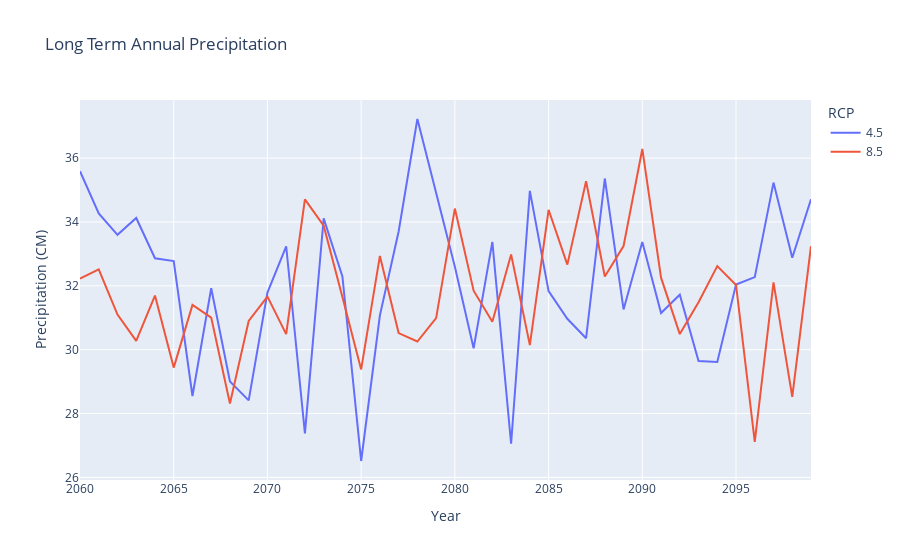

Notebook source saved alongside this figure:
### Code cell
#plot Annual Precipitation
# set temp df for plot
plot_df = df[df['TimePeriod'] == 'LT']
# find mean temp of all collection site per year
plot_df = plot_df.groupby(['year', 'RCP'])['PPT_Annual'].mean().reset_index()
#plotly plot
fig = px.line(plot_df,
              x='year',
              y='PPT_Annual',
              color= 'RCP',
              title='Long Term Annual Precipitation',
              labels={
                     "year": "Year",
                     "PPT_Annual": "Precipitation (CM)"
                 }
              )
#remove hist from legend
for trace in fig.data:
    if trace.name == 'historical':
        trace.showlegend = False
#print fig
fig.show()

### Figure 1 — Plotly figure (JSON) as saved in the notebook; plotly's stock layout.template omitted (floating-point values rounded to 4 significant figures)
{"data": [{"hovertemplate": "RCP=4.5<br>Year=%{x}<br>Precipitation (CM)=%{y}<extra></extra>", "legendgroup": "4.5", "line": {"color": "#636efa", "dash": "solid"}, "marker": {"symbol": "circle"}, "mode": "lines", "name": "4.5", "orientation": "v", "showlegend": true, "type": "scatter", "x": [2060, 2061, 2062, 2063, 2064, 2065, 2066, 2067, 2068, 2069, 2070, 2071, 2072, 2073, 2074, 2075, 2076, 2077, 2078, 2079, 2080, 2081, 2082, 2083, 2084, 2085, 2086, 2087, 2088, 2089, 2090, 2091, 2092, 2093, 2094, 2095, 2096, 2097, 2098, 2099], "xaxis": "x", "y": [35.59, 34.27, 33.6, 34.12, 32.86, 32.77, 28.55, 31.92, 29.0, 28.41, 31.79, 33.24, 27.38, 34.11, 32.29, 26.51, 31.08, 33.7, 37.22, 34.94, 32.59, 30.05, 33.38, 27.05, 34.98, 31.83, 30.97, 30.36, 35.36, 31.26, 33.37, 31.15, 31.72, 29.65, 29.61, 32.04, 32.27, 35.23, 32.88, 34.71], "yaxis": "y"}, {"hovertemplate": "RCP=8.5<br>Year=%{x}<br>Precipitation (CM)=%{y}<extra></extra>", "legendgroup": "8.5", "line": {"color": "#EF553B", "dash": "solid"}, "marker": {"symbol": "circle"}, "mode": "lines", "name": "8.5", "orientation": "v", "showlegend": true, "type": "scatter", "x": [2060, 2061, 2062, 2063, 2064, 2065, 2066, 2067, 2068, 2069, 2070, 2071, 2072, 2073, 2074, 2075, 2076, 2077, 2078, 2079, 2080, 2081, 2082, 2083, 2084, 2085, 2086, 2087, 2088, 2089, 2090, 2091, 2092, 2093, 2094, 2095, 2096, 2097, 2098, 2099], "xaxis": "x", "y": [32.22, 32.52, 31.1, 30.28, 31.69, 29.44, 31.4, 31.01, 28.31, 30.9, 31.66, 30.49, 34.71, 33.88, 31.65, 29.38, 32.94, 30.52, 30.26, 30.99, 34.42, 31.85, 30.88, 32.98, 30.14, 34.38, 32.66, 35.27, 32.29, 33.25, 36.29, 32.26, 30.49, 31.49, 32.62, 32.03, 27.11, 32.11, 28.52, 33.24], "yaxis": "y"}, {"hovertemplate": "RCP=historical<br>Year=%{x}<br>Precipitation (CM)=%{y}<extra></extra>", "legendgroup": "historical", "line": {"color": "#00cc96", "dash": "solid"}, "marker": {"symbol": "circle"}, "mode": "lines", "name": "historical", "orientation": "v", "showlegend": false, "type": "scatter", "x": [2060, 2061, 2062, 2063, 2064, 2065, 2066, 2067, 2068, 2069, 2070, 2071, 2072, 2073, 2074, 2075, 2076, 2077, 2078, 2079, 2080, 2081, 2082, 2083, 2084, 2085, 2086, 2087, 2088, 2089, 2090, 2091, 2092, 2093, 2094, 2095, 2096, 2097, 2098, 2099], "xaxis": "x", "y": [null, null, null, null, null, null, null, null, null, null, null, null, null, null, null, null, null, null, null, null, null, null, null, null, null, null, null, null, null, null, null, null, null, null, null, null, null, null, null, null], "yaxis": "y"}], "layout": {"legend": {"title": {"text": "RCP"}, "tracegroupgap": 0}, "title": {"text": "Long Term Annual Precipitation"}, "xaxis": {"anchor": "y", "domain": [0, 1], "title": {"text": "Year"}}, "yaxis": {"anchor": "x", "domain": [0, 1], "title": {"text": "Precipitation (CM)"}}}}
